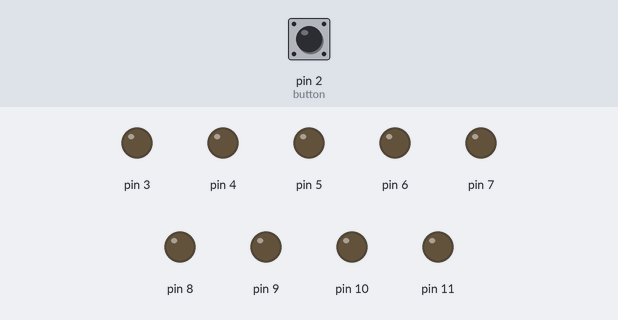
Recording of a sketch running on a simulated Arduino Uno, built with avr-gcc and run on an emulated ATmega328P. On the bench: output pins drawn as LEDs (lit = HIGH). Inputs (shaded band) come from the test bench; at power-on: pin 2 (button) HIGH.

Above: at 1.2 s.
1.3 s: pin 2 (button) pulled LOW for 0.15 s
At 1.4 s:
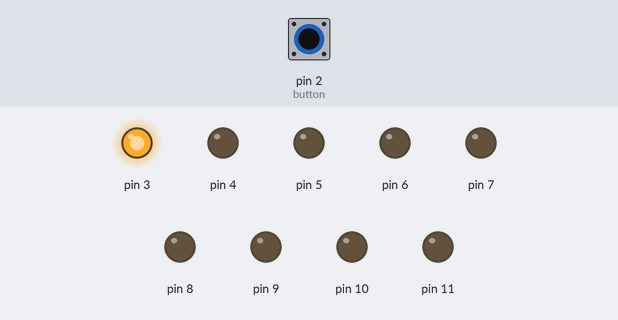
4.3 s: pin 2 (button) pulled LOW for 1 s
At 5.4 s:
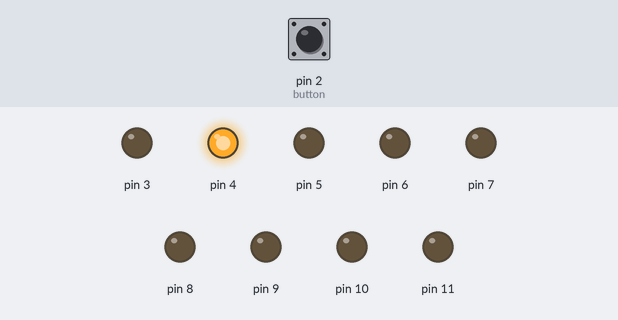
7.6 s: pin 2 (button) pulled LOW for 3.2 s
At 11.1 s:
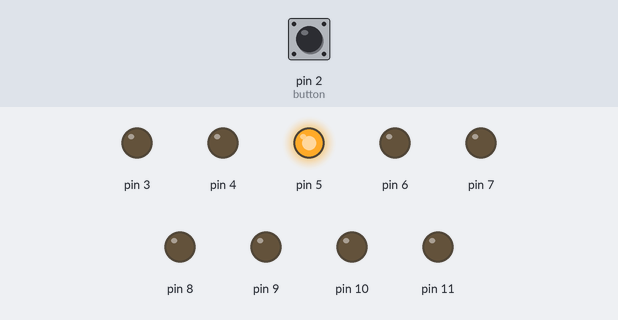
Timing chart, 0 to 13.9 s (numbered marks = the images above; inputs shaded):
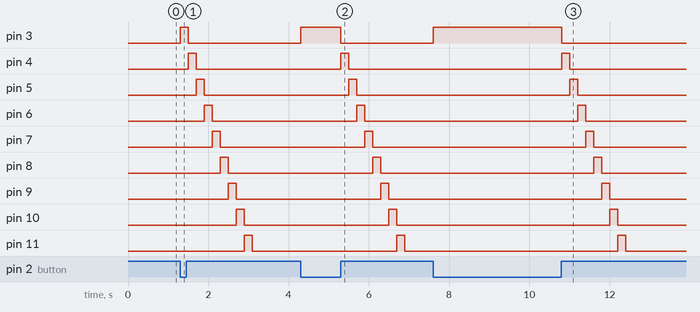

The sketch:

7.LED_9__toggle_with_PORT_resister_interrupt.ino
```cpp
//Made by Sujal Vasoya
//description:- made 9 led rotating when we press push button and also when we press button secound time start
//              rotating from first led

const uint8_t button=2; // Here i use contant unsign interger for 8 bit microcontroller

//Globle variable
int i=0;
int j=0;

void setup() {
  DDRD = B11111000; // set direction of registor pin-3 to pin 7 OUTPUT and pin-2 as INPUT
  DDRB = B00001111; // set direction of registor pin-8 to pin 11 OUTPUT

  // set pin-2 to pull-up input
  PORTD |= (1<<button);  //pull-up pin-2.

  //Low level of INT0 generates interrupt
  EICRA &= ~(1<<ISC01);  //when ISC01 and ISC00 are 0 then = LOW level
  EICRA &= ~(1<<ISC00);

  //enable interrupt for INT0
  EIMSK |=(1<<INT0);

  //enable globle interrupt
  sei();
}

void loop()
{ int READ;
  READ = (PIND >> 2 & B00000100 >> 2); // Read B3 = pin 2
    if(READ == 0)
    {
      for(i=0;i<=8;i++)
      {   // if we not apply two separate IF then when interrupt is generate if we in first if condition then not any
          // problem occurs but if we in secound loop and interrupt is generate then it's not start from first its stat
          // from 6th led or loop rotating in PORTD resister.
        if(i <= 4) // when the loop rotating first PORTD pins control by this IF statment
        {
        PORTD |= (1 << i+3);  //i+3 because bit start from 3
        delay(200);
        PORTD &= ~B11111000;  // clear the bits
        }
        if(i>=5 && i<=8) // when the loop rotating first PORTB pins control by this IF statment
        {
        PORTB |= (1 << i-5);  // i-5 because bit start from 0
        delay(200);
        PORTB &= ~B00001111;  // clear the bits
        }
      }
    }
}

ISR(INT0_vect) //Interrupt Service Routine
{
  i=0;
  j=0;
}
```

Measured:
- after the input at 1.3 s, pin 3: LOW → HIGH at once, → LOW 0.20 s later; pin 4: LOW → HIGH after 0.20 s, → LOW 0.20 s later; pin 5: LOW → HIGH after 0.40 s, → LOW 0.20 s later; pin 6: LOW → HIGH after 0.60 s, → LOW 0.20 s later; pin 7: LOW → HIGH after 0.80 s, → LOW 0.20 s later
- after the input at 4.3 s, pin 3: LOW → HIGH at once, → LOW 1.0 s later; pin 4: LOW → HIGH after 1.0 s, → LOW 0.20 s later; pin 5: LOW → HIGH after 1.2 s, → LOW 0.20 s later; pin 6: LOW → HIGH after 1.4 s, → LOW 0.20 s later; pin 7: LOW → HIGH after 1.6 s, → LOW 0.20 s later
- after the input at 7.6 s, pin 3: LOW → HIGH at once, → LOW 3.2 s later; pin 4: LOW → HIGH after 3.2 s, → LOW 0.20 s later; pin 5: LOW → HIGH after 3.4 s, → LOW 0.20 s later; pin 6: LOW → HIGH after 3.6 s, → LOW 0.20 s later; pin 7: LOW → HIGH after 3.8 s, → LOW 0.20 s later
